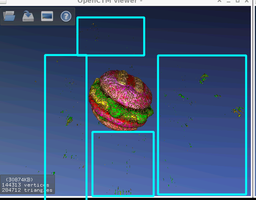
#> input picture TODO/cleanup_rogue_voxels.png, 256 x 200 px, shrunk from 648 x 505 before the run
$ python median_filter.py ../TODO/cleanup_rogue_voxels.png
#> lines starting #> are read from the running program, lines starting #| are printed output that depends on the picture
#> in main, image is the input picture: PIL image 256x200 RGB; mean R, G, B 64.7, 88.7, 124.1
# This script takes the name of the ".png" file as a command-line argument, opens the file using the Python Imaging Library (PIL), and applies a median filter to the image. The median filter works by iterating over each pixel in the image, calculating the median color of the surrounding pixels (including the pixel itself), and updating the pixel color to match the median color. The filtered image is then saved to a file called "filtered.png".

import itertools
import sys
from PIL import Image

PASSES = 2
SCAN_RANGE = 2

# TODO: Find better ways to cleanup small color regions. Currently it's doing it by looking at the 2D texture, which is an okay way to do it for small corrections, but produces noticeable mistakes at higher iterations because the 2D file is not aware of how it maps onto 3D voxels which causes it to generate false positives/negatives. There are some quick&dirty ways to fix this (defrag texture) but ultimately this'll require a rewrite to a purely 3D implementation if we want to do it right.
# TODO: OPTIONAL: Convert loops into vectorized operations to make the script run much faster.
# TODO: OPTIONAL: Parametrize "PASSES" and "SCAN_RANGE" logic.
# TODO: OPTIONAL: Refactor "PASSES" logic so it doesn't save->load over and over. Then again, this does allow for graceful interruption of the process... TBD
# TODO: OPTIONAL: Implement variations. Currently it just flips pixels to their median surrounding color. Alternatives are: Median (excluding diagonals); Median (excluding self); Supermajority; Stateful (takes preceding pixel results into account before waiting for full iteration); Chaotic (pick random neighboring color).
# TODO: OPTIONAL: Complex setups. f.e. "Run 10 passes at scan range 1, then 20 passes at scan range 2". This can be done easily using CLI, so it's low prio.


class MedianFilter:
    def __init__(self, image):
        self.image = image
        self.pixels = image.load()

    def apply(self):
        # Create a copy of the image to store the filtered pixels
        filtered_image = Image.new('RGB', self.image.size)
#> filtered_image: PIL image 256x200 RGB; every value is 0
        filtered_pixels = filtered_image.load()

        # Iterate over the pixels in the image
        for x in range(self.image.width):
            for y in range(self.image.height):
                # Get the surrounding pixels
                surrounding_pixels = self.get_surrounding_pixels(x, y)
                # Calculate the median color of the surrounding pixels
                median_color = self.get_median_color(surrounding_pixels)
                # Update the pixel color to the median color
                filtered_pixels[x, y] = median_color

        # Save the filtered image
        filtered_image.save('albedo.png')
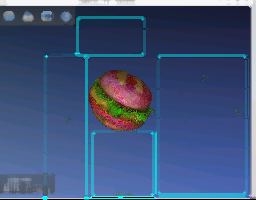
#> saved as albedo.png: PIL image 256x200 RGB; mean R, G, B 65.5, 84.9, 122.2

    def get_surrounding_pixels(self, x, y):
        return [
            self.pixels[i, j]
            for i, j in itertools.product(self.scan(x), self.scan(y))
            if i >= 0 and i < self.image.width and j >= 0 and j < self.image.height
        ]

    def scan(self, coord):
        return range(coord - SCAN_RANGE, coord + (SCAN_RANGE + 1))

    def get_median_color(self, pixels):
        # Sort the pixels by their red, green, and blue values
        sorted_pixels = sorted(pixels, key=lambda p: (p[0], p[1], p[2]))
        # Return the pixel at the middle of the list as the median color
        return sorted_pixels[len(sorted_pixels) // 2]


def main(filename):
    for i in range(PASSES):
        # Open the image file
        # image = Image.open(filename if i == 0 else 'filtered.png')
        image = Image.open(filename)
        # Create a MedianFilter object for the image
        median_filter = MedianFilter(image)
        # Apply the median filter to the image
        median_filter.apply()


if __name__ == '__main__':
    if len(sys.argv) < 2:
        print('Usage: python median_filter.py <filename>.png')
        sys.exit(1)
    main(sys.argv[1])
